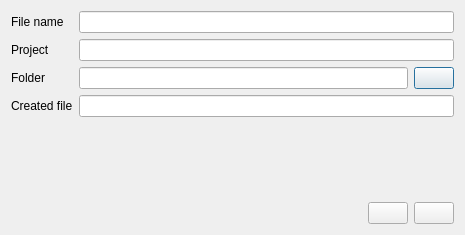
<?xml version="1.0" encoding="UTF-8"?>
<ui version="4.0">
 <class>Dialog</class>
 <widget class="QDialog" name="Dialog">
  <property name="geometry">
   <rect>
    <x>0</x>
    <y>0</y>
    <width>465</width>
    <height>235</height>
   </rect>
  </property>
  <property name="windowTitle">
   <string>New object</string>
  </property>
  <layout class="QGridLayout" name="gridLayout">
   <item row="0" column="0">
    <layout class="QVBoxLayout" name="verticalLayout">
     <item>
      <layout class="QFormLayout" name="formLayout">
       <item row="0" column="0">
        <widget class="QLabel" name="label">
         <property name="text">
          <string>File name</string>
         </property>
        </widget>
       </item>
       <item row="0" column="1">
        <widget class="QLineEdit" name="lineEdit">
         <property name="readOnly">
          <bool>false</bool>
         </property>
        </widget>
       </item>
       <item row="1" column="0">
        <widget class="QLabel" name="label_2">
         <property name="text">
          <string>Project</string>
         </property>
        </widget>
       </item>
       <item row="1" column="1">
        <widget class="QLineEdit" name="lineEdit_2">
         <property name="readOnly">
          <bool>true</bool>
         </property>
        </widget>
       </item>
       <item row="2" column="0">
        <widget class="QLabel" name="label_3">
         <property name="text">
          <string>Folder</string>
         </property>
        </widget>
       </item>
       <item row="2" column="1">
        <layout class="QHBoxLayout" name="horizontalLayout_5">
         <item>
          <widget class="QLineEdit" name="lineEdit_3"/>
         </item>
         <item>
          <widget class="QPushButton" name="pushButton_3">
           <property name="text">
            <string/>
           </property>
           <property name="icon">
            <iconset>
             <normaloff>pix/16x16/Folder.png</normaloff>pix/16x16/Folder.png</iconset>
           </property>
          </widget>
         </item>
        </layout>
       </item>
       <item row="3" column="0">
        <widget class="QLabel" name="label_4">
         <property name="text">
          <string>Created file</string>
         </property>
        </widget>
       </item>
       <item row="3" column="1">
        <widget class="QLineEdit" name="lineEdit_4">
         <property name="readOnly">
          <bool>true</bool>
         </property>
        </widget>
       </item>
      </layout>
     </item>
     <item>
      <spacer name="verticalSpacer">
       <property name="orientation">
        <enum>Qt::Vertical</enum>
       </property>
       <property name="sizeHint" stdset="0">
        <size>
         <width>20</width>
         <height>40</height>
        </size>
       </property>
      </spacer>
     </item>
     <item>
      <layout class="QHBoxLayout" name="horizontalLayout_2">
       <item>
        <spacer name="horizontalSpacer">
         <property name="orientation">
          <enum>Qt::Horizontal</enum>
         </property>
         <property name="sizeHint" stdset="0">
          <size>
           <width>40</width>
           <height>20</height>
          </size>
         </property>
        </spacer>
       </item>
       <item>
        <widget class="QPushButton" name="pushButton">
         <property name="text">
          <string/>
         </property>
         <property name="icon">
          <iconset>
           <normaloff>pix/16x16/Cancel.png</normaloff>pix/16x16/Cancel.png</iconset>
         </property>
        </widget>
       </item>
       <item>
        <widget class="QPushButton" name="pushButton_2">
         <property name="text">
          <string/>
         </property>
         <property name="icon">
          <iconset>
           <normaloff>pix/16x16/Ok.png</normaloff>pix/16x16/Ok.png</iconset>
         </property>
        </widget>
       </item>
      </layout>
     </item>
    </layout>
   </item>
  </layout>
 </widget>
 <resources/>
 <connections/>
</ui>
